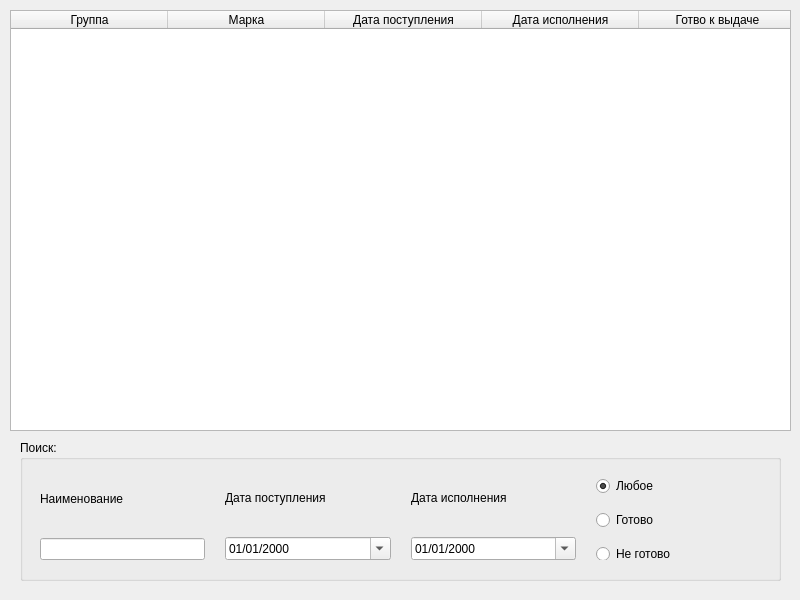
<?xml version="1.0" encoding="UTF-8"?>
<ui version="4.0">
 <class>SearchWindow</class>
 <widget class="QWidget" name="SearchWindow">
  <property name="geometry">
   <rect>
    <x>0</x>
    <y>0</y>
    <width>800</width>
    <height>600</height>
   </rect>
  </property>
  <property name="windowTitle">
   <string>Поиск</string>
  </property>
  <widget class="QTableWidget" name="tableWidget">
   <property name="geometry">
    <rect>
     <x>10</x>
     <y>10</y>
     <width>781</width>
     <height>421</height>
    </rect>
   </property>
   <property name="sizePolicy">
    <sizepolicy hsizetype="Preferred" vsizetype="Ignored">
     <horstretch>0</horstretch>
     <verstretch>0</verstretch>
    </sizepolicy>
   </property>
   <property name="layoutDirection">
    <enum>Qt::LeftToRight</enum>
   </property>
   <property name="autoFillBackground">
    <bool>false</bool>
   </property>
   <property name="inputMethodHints">
    <set>Qt::ImhNone</set>
   </property>
   <property name="frameShape">
    <enum>QFrame::StyledPanel</enum>
   </property>
   <property name="verticalScrollBarPolicy">
    <enum>Qt::ScrollBarAlwaysOff</enum>
   </property>
   <property name="horizontalScrollBarPolicy">
    <enum>Qt::ScrollBarAlwaysOff</enum>
   </property>
   <property name="sizeAdjustPolicy">
    <enum>QAbstractScrollArea::AdjustToContents</enum>
   </property>
   <property name="editTriggers">
    <set>QAbstractItemView::NoEditTriggers</set>
   </property>
   <property name="alternatingRowColors">
    <bool>false</bool>
   </property>
   <property name="showGrid">
    <bool>true</bool>
   </property>
   <property name="sortingEnabled">
    <bool>false</bool>
   </property>
   <property name="rowCount">
    <number>0</number>
   </property>
   <attribute name="horizontalHeaderMinimumSectionSize">
    <number>21</number>
   </attribute>
   <attribute name="horizontalHeaderDefaultSectionSize">
    <number>157</number>
   </attribute>
   <attribute name="verticalHeaderDefaultSectionSize">
    <number>45</number>
   </attribute>
   <column>
    <property name="text">
     <string>Группа</string>
    </property>
   </column>
   <column>
    <property name="text">
     <string>Марка</string>
    </property>
   </column>
   <column>
    <property name="text">
     <string>Дата поступления</string>
    </property>
   </column>
   <column>
    <property name="text">
     <string>Дата исполнения</string>
    </property>
   </column>
   <column>
    <property name="text">
     <string>Готво к выдаче</string>
    </property>
   </column>
  </widget>
  <widget class="QGroupBox" name="groupBox">
   <property name="geometry">
    <rect>
     <x>20</x>
     <y>440</y>
     <width>761</width>
     <height>141</height>
    </rect>
   </property>
   <property name="title">
    <string>Поиск:</string>
   </property>
   <widget class="QWidget" name="horizontalLayoutWidget">
    <property name="geometry">
     <rect>
      <x>10</x>
      <y>29</y>
      <width>741</width>
      <height>101</height>
     </rect>
    </property>
    <layout class="QHBoxLayout" name="horizontalLayout_3">
     <property name="spacing">
      <number>20</number>
     </property>
     <property name="leftMargin">
      <number>10</number>
     </property>
     <property name="topMargin">
      <number>10</number>
     </property>
     <property name="rightMargin">
      <number>10</number>
     </property>
     <property name="bottomMargin">
      <number>10</number>
     </property>
     <item>
      <layout class="QVBoxLayout" name="verticalLayout">
       <item>
        <widget class="QLabel" name="labelBrand">
         <property name="text">
          <string>Наименование</string>
         </property>
        </widget>
       </item>
       <item>
        <widget class="QLineEdit" name="lineEditBrand">
         <property name="sizePolicy">
          <sizepolicy hsizetype="Minimum" vsizetype="Fixed">
           <horstretch>0</horstretch>
           <verstretch>0</verstretch>
          </sizepolicy>
         </property>
        </widget>
       </item>
      </layout>
     </item>
     <item>
      <layout class="QVBoxLayout" name="verticalLayout_2">
       <item>
        <widget class="QLabel" name="labelReceiptDate">
         <property name="text">
          <string>Дата поступления</string>
         </property>
        </widget>
       </item>
       <item>
        <widget class="QDateEdit" name="dateEditReceiptDate">
         <property name="displayFormat">
          <string>dd/MM/yyyy</string>
         </property>
         <property name="calendarPopup">
          <bool>true</bool>
         </property>
        </widget>
       </item>
      </layout>
     </item>
     <item>
      <layout class="QVBoxLayout" name="verticalLayout_5">
       <item>
        <widget class="QLabel" name="labelCompletionDate">
         <property name="text">
          <string>Дата исполнения</string>
         </property>
        </widget>
       </item>
       <item>
        <widget class="QDateEdit" name="dateEditCompletionDate">
         <property name="displayFormat">
          <string>dd/MM/yyyy</string>
         </property>
         <property name="calendarPopup">
          <bool>true</bool>
         </property>
        </widget>
       </item>
      </layout>
     </item>
     <item>
      <layout class="QVBoxLayout" name="verticalLayout_3">
       <item>
        <widget class="QRadioButton" name="radioButtonAny">
         <property name="text">
          <string>Любое</string>
         </property>
         <property name="checked">
          <bool>true</bool>
         </property>
        </widget>
       </item>
       <item>
        <widget class="QRadioButton" name="radioButtonFinished">
         <property name="text">
          <string>Готово</string>
         </property>
        </widget>
       </item>
       <item>
        <widget class="QRadioButton" name="radioButtonUnfinished">
         <property name="text">
          <string>Не готово</string>
         </property>
        </widget>
       </item>
      </layout>
     </item>
    </layout>
   </widget>
  </widget>
 </widget>
 <resources/>
 <connections/>
</ui>
